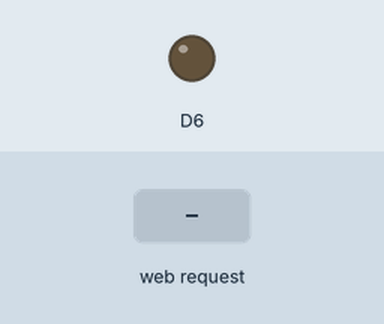
A sketch run on a simulated ESP8266 (NodeMCU). Shown: output pins drawn as LEDs (lit = HIGH). The inputs (shaded band) are chosen by the test bench. WiFi joins after 1.5 s; servers stay silent unless stated; what the sketch prints to the serial monitor is not drawn.

Above: at 2.7 s.
2.8 s: HTTP request GET /off received
At 4.0 s:
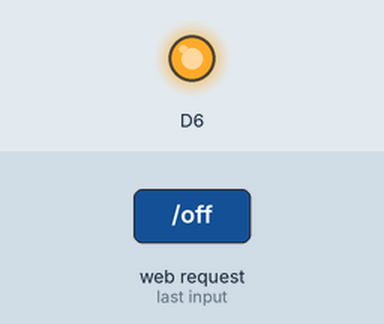
4.3 s: HTTP request GET /on received
At 5.3 s:
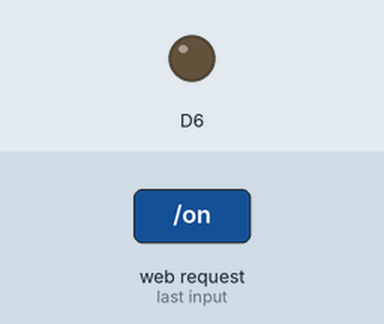
Timing chart, 0 to 7.3 s (numbered marks = the images above; inputs shaded):
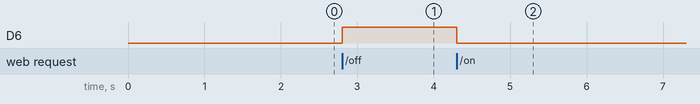

Measured:
- after the input at 2.8 s, D6: LOW → HIGH at once
- after the input at 4.3 s, D6: HIGH → LOW at once

The sketch:

esp_server.ino
```cpp
/* ESP8266 Webserver for turning a 230V Bulb on and off.

   Based on ESP8266Webserver, DHTexample, and BlinkWithoutDelay (thank you)
   and on DHTServer - ESP8266 Webserver with a DHT sensor as an input
   Version 1.0  5/3/2014  Version 1.0  from  Mike Barela for Adafruit Industries

   Version 0.6 04/07/2017 from Paulo-Martins @akanerd.com
*/

#include <ESP8266WiFi.h>
#include <WiFiClient.h>
#include <ESP8266WebServer.h>


const char* ssid     = "mynet"; // SSID da rede
const char* password = "12345"; // Utilizar a pass da rede

ESP8266WebServer server(80);


String webString="";     // String to display
// Generally, you should use "unsigned long" for variables that hold time

IPAddress staticIP(192, 168, 1, 99); // where xx is the desired IP Address
IPAddress gateway(192, 168, 1, 1); // set gateway to match your network
IPAddress subnet(255, 255, 255, 0); // set subnet mask to match your network


void handle_root() {
  server.send(200, "text/plain", "Hello from Tomada Server, Ligar/Desligar a partir de /on ou /off ");
  delay(100);
}

void setup(void)
{
  // You can open the Arduino IDE Serial Monitor window to see what the code is doing
  Serial.begin(115200);  // Serial connection from ESP-01 via 3.3v console cable
           // initialize temperature sensor
  pinMode(D6, OUTPUT);
  // Connect to WiFi network
  WiFi.mode(WIFI_STA);
  WiFi.hostname("ESP_Tomada");      // DHCP Hostname (useful for finding device for static lease)
  WiFi.config(staticIP, gateway, subnet);  // (DNS not required)
  WiFi.mode(WIFI_STA);
  WiFi.begin(ssid, password);
  Serial.print("\n\r \n\rWorking to connect");

  // Wait for connection
  while (WiFi.status() != WL_CONNECTED) {
    delay(500);
    Serial.print(".");
  }
  Serial.println("");
  Serial.println("Tomada Server");
  Serial.print("Connected to ");
  Serial.println(ssid);
  Serial.print("IP address: ");
  Serial.println(WiFi.localIP());

  server.on("/", handle_root);


  server.on("/on", [](){  // if you add this subdirectory to your webserver call, you get text below :)
    digitalWrite(D6, LOW);
    webString="Ligado: " ;
    server.send(200, "text/plain", webString);               // send to someones browser when asked
  });


  server.on("/off", [](){  // if you add this subdirectory to your webserver call, you get text below :)
    digitalWrite(D6, HIGH);
    webString="Desligado " ;
    server.send(200, "text/plain", webString);               // send to someones browser when asked
  });

  server.begin();
  Serial.println("HTTP server started");
}

void loop(void)
{
  server.handleClient();
}
```
